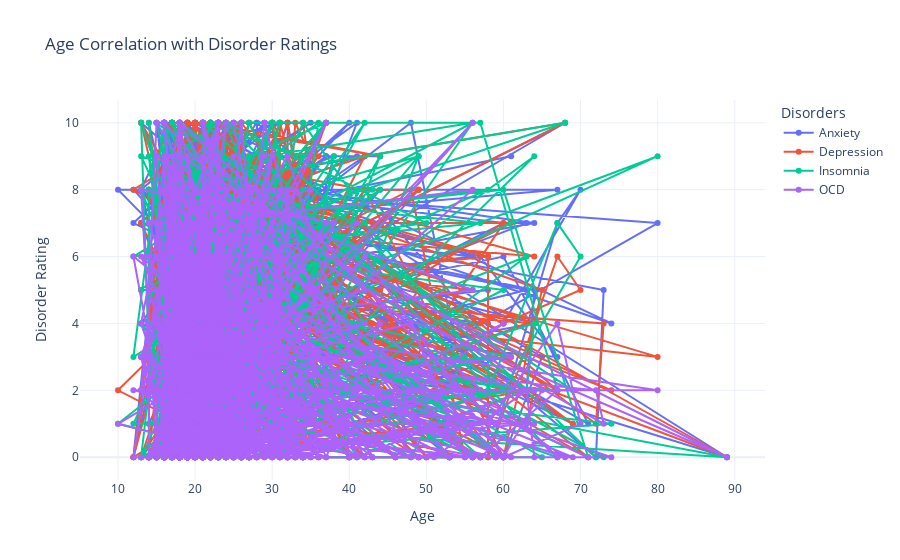

Notebook source saved alongside this figure:
### Code cell
# Create the Plotly Figure
fig2 = go.Figure()

# Add a line for each disorder
disorders = ['Anxiety', 'Depression', 'Insomnia', 'OCD']
for disorder in disorders:
    fig2.add_trace(go.Scatter(
        x=df['Age'],
        y=df[disorder],
        mode='lines+markers',
        name=disorder
    ))

# Update layout
fig2.update_layout(
    title="Age Correlation with Disorder Ratings",
    xaxis_title="Age",
    yaxis_title="Disorder Rating",
    legend_title="Disorders",
    template="plotly_white"
)

fig2.show()

### Figure 1 — Plotly figure (JSON) as saved in the notebook; plotly's stock layout.template omitted (floating-point values rounded to 4 significant figures; data arrays with more than 128 entries replaced by an {"elided": "..."} marker saying what was removed)
{"data": [{"mode": "lines+markers", "name": "Anxiety", "type": "scatter", "x": {"elided": "736 float values"}, "y": {"elided": "736 float values"}}, {"mode": "lines+markers", "name": "Depression", "type": "scatter", "x": {"elided": "736 float values"}, "y": {"elided": "736 float values"}}, {"mode": "lines+markers", "name": "Insomnia", "type": "scatter", "x": {"elided": "736 float values"}, "y": {"elided": "736 float values"}}, {"mode": "lines+markers", "name": "OCD", "type": "scatter", "x": {"elided": "736 float values"}, "y": {"elided": "736 float values"}}], "layout": {"legend": {"title": {"text": "Disorders"}}, "title": {"text": "Age Correlation with Disorder Ratings"}, "xaxis": {"title": {"text": "Age"}}, "yaxis": {"title": {"text": "Disorder Rating"}}}}
